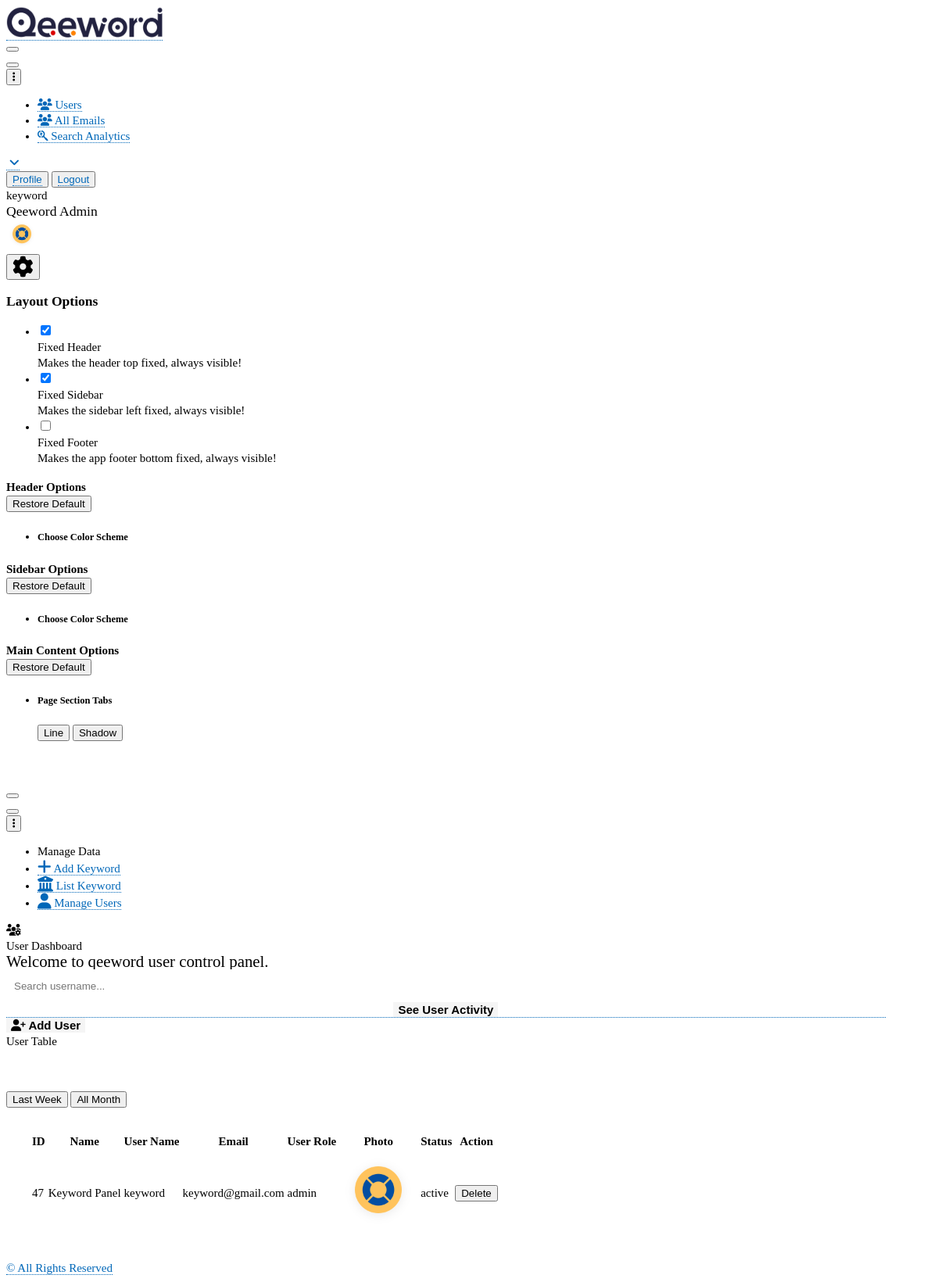
The page /panel.qeeword.com/admin/assets/manageuser.php (signed in) on the database its author committed.
### tables this page shows
CREATE TABLE `user_table` (
  `id` int(50) NOT NULL,
  `first_name` text NOT NULL,
  `last_name` text NOT NULL,
  `username` varchar(120) NOT NULL,
  `user_email` varchar(255) NOT NULL,
  `password` varchar(50) NOT NULL,
  `user_role` varchar(50) NOT NULL,
  `photo` varbinary(250) NOT NULL,
  `status` varchar(255) NOT NULL,
  `time` timestamp(6) NOT NULL DEFAULT current_timestamp(6) ON UPDATE current_timestamp(6),
  `reset_token` varchar(255) NOT NULL,
  `reset_expiration` datetime(6) DEFAULT NULL
);

### panel.qeeword.com/admin/assets/manageuser.php (the view, shortened to what the rows shown need)
<?php include ("session.php");
?>
<!doctype html>
<html lang="en">
<head>
<link href="https://demo.dashboardpack.com/architectui-html-free/main.css" rel="stylesheet">
<link rel="stylesheet" href="https://cdnjs.cloudflare.com/ajax/libs/font-awesome/6.2.0/css/all.min.css" />
<link href="../css/style2.css" rel="stylesheet"/></head>
<body>
    <div class="app-container app-theme-white body-tabs-shadow fixed-sidebar fixed-header">
        <div class="app-header header-shadow">
            <div class="app-header__content">
                <div class="app-header-right">
                    <div class="header-btn-lg pr-0">
                        <div class="widget-content p-0">
                            <div class="widget-content-wrapper">
                                <div class="widget-content-left  ml-3 header-user-info">
                                    <div class="widget-heading">
                                    <?php echo $login_session; ?>
                                    </div>
                                    <div class="widget-subheading">
                                        Qeeword <?php echo ucfirst($login_role); ?>
                                    </div>
                                </div>
                                <div class="widget-content-right header-user-info ml-3">
                                <span class="prfil-img"><img width="40" height="40" src="img/uploads/user_photo/<?php echo $user_photo; ?>" alt=""> </span>
                                </div>
                            </div>
                        </div>
                    </div>        </div>
            </div>
        </div>
            <div class="app-main">
                <div class="app-main__outer">
                    <div class="app-main__inner">
                        <div class="row user-form">
                            <div class="col-md-12">
                                <div class="main-card mb-3 card">
                                    <div class="table-responsive">
                                        <table class="table">
                                            <thead>
                                                <tr>
                                                <th scope="col">ID</th>
                                                <th scope="col">Name</th>
                                                <th scope="col">User Name</th>
                                                <th scope="col">Email</th>
                                                <th scope="col">User Role</th>
                                                <th scope="col">Photo</th>
                                                <th scope="col">Status</th>
                                                <th scope="col">Action</th>
                                                </tr>
                                            </thead>
                                            <tbody>
                                            <?php
                                            include ('config.php');
                                            $fetch_user = "SELECT * FROM user_table";
                                            $user_query = mysqli_query($connect, $fetch_user);
                                            $count = mysqli_num_rows($user_query);
                                            if($count>0){
                                                while ($user_row = mysqli_fetch_assoc($user_query)){
                                                ?>
                                                <tr>
                                                <td><?php echo $user_row['id']; ?></td>
                                                <td><?php echo ucfirst($user_row['first_name'])." ".$user_row['last_name']; ?></td>
                                                <td><?php echo $user_row['username']; ?></td>
                                                <td><?php echo $user_row['user_email']; ?></td>
                                                <td><?php echo $user_row['user_role']; ?></td>
                                                <td class="user photo"><?php echo "<img width='100' height='100' src='img/uploads/user_photo/".$user_row['photo']."' >"; ?></td>
                                                <td><?php echo $user_row['status']; ?></td>
                                                <td> <a href="deleteops.php?id=<?php echo $user_row['id']; ?>" onclick="return confirm('Are you sure to delete?')"><button type="button" class="btn btn-warning">Delete</button></a> </td>
                                                </tr>
                                            <?php
                                                }
                                            }
                                            ?>
                                            </tbody>
                                        </table>
                                    </div>
                                </div>
                            </div>
                        </div>
                    </div>
                </div>
        </div>
    </div>
<script type="text/javascript" src="https://demo.dashboardpack.com/architectui-html-free/assets/scripts/main.js"></script></body>
</html>

### rows shown on the page
user_table: username "keyword", user_role "Admin", photo (picture), id "47", first_name "Keyword", last_name "Panel", user_email "keyword@gmail.com", user_role "admin", status "active"
